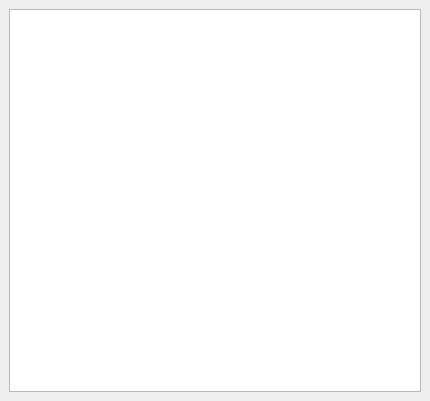
<?xml version="1.0" encoding="UTF-8"?>
<ui version="4.0">
 <class>DockWidget</class>
 <widget class="QDockWidget" name="DockWidget">
  <property name="geometry">
   <rect>
    <x>0</x>
    <y>0</y>
    <width>430</width>
    <height>401</height>
   </rect>
  </property>
  <property name="windowTitle">
   <string>Disassembly</string>
  </property>
  <widget class="QWidget" name="dockWidgetContents">
   <layout class="QVBoxLayout" name="verticalLayout">
    <item>
     <widget class="QTreeView" name="treeView">
      <property name="alternatingRowColors">
       <bool>true</bool>
      </property>
      <property name="indentation">
       <number>20</number>
      </property>
      <property name="rootIsDecorated">
       <bool>false</bool>
      </property>
      <property name="uniformRowHeights">
       <bool>true</bool>
      </property>
      <attribute name="headerVisible">
       <bool>false</bool>
      </attribute>
     </widget>
    </item>
   </layout>
  </widget>
 </widget>
 <resources/>
 <connections/>
</ui>
